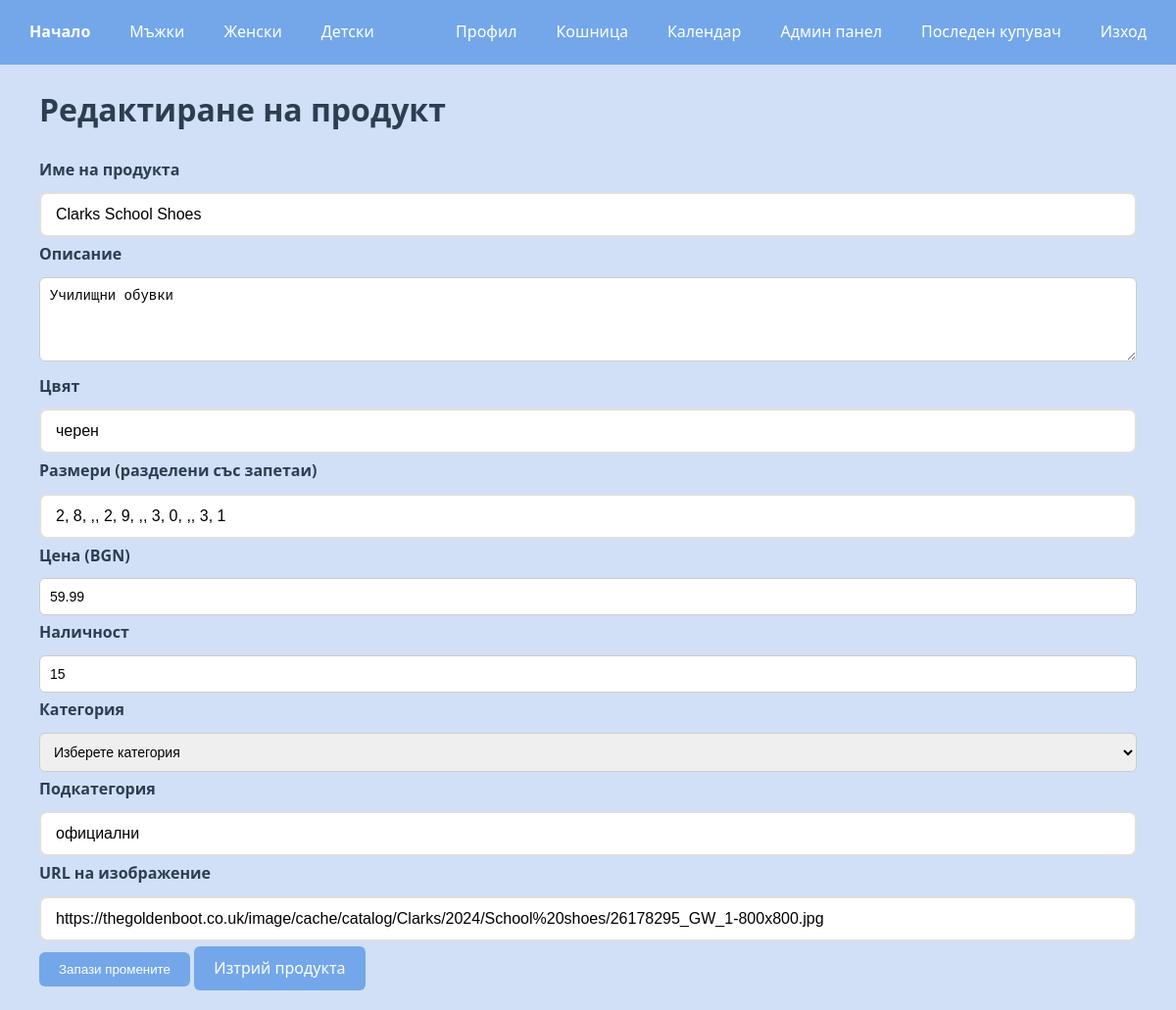
The page /catalog/edit/22 (signed in) on the database as committed earlier.
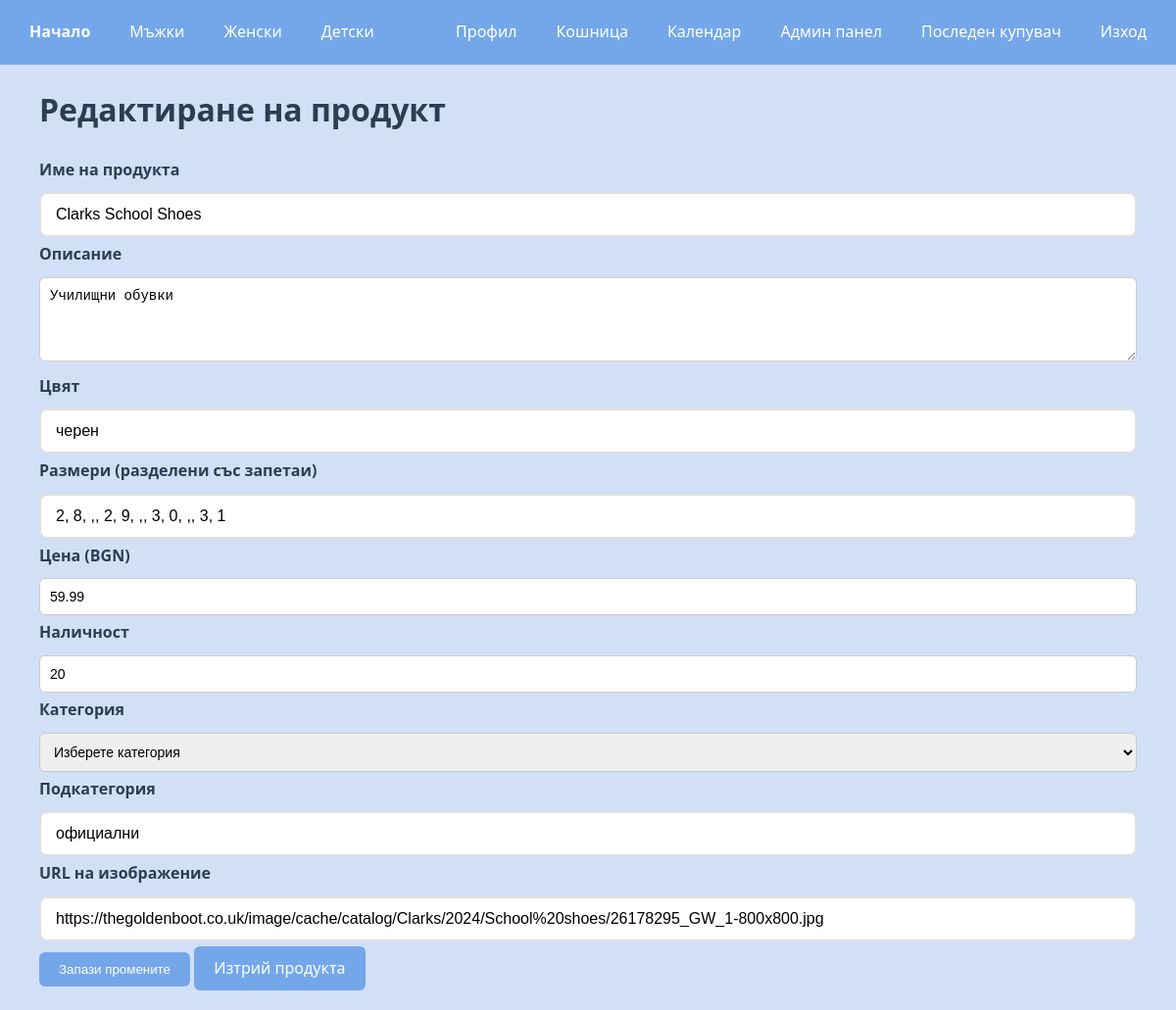
The same page on the database as committed later.
### services/catalog_service.py (models this page shows)
class Product(db.Model):
    __tablename__ = "products"
    id = db.Column(db.Integer, primary_key=True)
    name = db.Column(db.String(200), nullable=False)
    description = db.Column(db.Text)
    color = db.Column(db.String(50))
    sizes = db.Column(db.String(50))
    price = db.Column(db.Float, nullable=False)
    stock = db.Column(db.Integer, default=0)
    category = db.Column(db.String(100))
    subcategory = db.Column(db.String(100))
    image_url = db.Column(db.String(300), default="/static/images/default-shoe.png")
    reviews = db.relationship(
        "Review",
        back_populates="product",
        cascade="all, delete-orphan",
        lazy="dynamic"
    )

### controllers/catalog_controller.py (the view, shortened to what this page needs)
@catalog_bp.route("/edit/<int:product_id>", methods=["GET", "POST"])
def edit_product(product_id):
    if not is_admin():
        flash("Нямате достъп до редактиране на продукти.")
        return redirect(url_for("catalog.catalog"))
    product = catalog_service.get_product_by_id(product_id)
    if not product:
        flash("Продуктът не е намерен.")
        return redirect(url_for("catalog.catalog"))
    return render_template(
        "edit_product.html",
        product=product,
        is_admin=is_admin()
    )

### services/auth_service.py (called while the page is built)
def is_admin():
    return session.get("is_admin", False)

### services/catalog_service.py (called while the page is built)
def get_product_by_id(product_id):
    return Product.query.get(product_id)

### templates/edit_product.html (shortened to what this page needs)
{% extends "base.html" %}
{% block content %}
<div class="container">
    <h1>Редактиране на продукт</h1>
    <form action="{{ url_for('catalog.edit_product', product_id=product.id) }}" method="POST">
        <div class="form-group">
            <label for="name">Име на продукта</label>
            <input type="text" class="form-control" id="name" name="name" value="{{ product.name }}" required>
        </div>
        <div class="form-group">
            <label for="description">Описание</label>
            <textarea class="form-control" id="description" name="description" rows="4" required>{{ product.description }}</textarea>
        </div>
        <div class="form-group">
            <label for="color">Цвят</label>
            <input type="text" class="form-control" id="color" name="color" value="{{ product.color }}">
        </div>
        <div class="form-group">
            <label for="sizes">Размери (разделени със запетаи)</label>
            <input type="text" class="form-control" id="sizes" name="sizes" value="{{ product.sizes | join(', ') }}">
        </div>
        <div class="form-group">
            <label for="price">Цена (BGN)</label>
            <input type="number" class="form-control" id="price" name="price" step="0.01" value="{{ product.price }}" required>
        </div>
        <div class="form-group">
            <label for="stock">Наличност</label>
            <input type="number" class="form-control" id="stock" name="stock" value="{{ product.stock }}" required>
        </div>
        <div class="form-group">
            <label for="category">Категория</label>
            <select class="form-control" id="category" name="category" required>
                <option value="">Изберете категория</option>
            </select>
        </div>
        <div class="form-group">
            <label for="subcategory">Подкатегория</label>
            <input type="text" class="form-control" id="subcategory" name="subcategory" value="{{ product.subcategory }}">
        </div>
        <div class="form-group">
            <label for="image_url">URL на изображение</label>
            <input type="text" class="form-control" id="image_url" name="image_url" value="{{ product.image_url }}">
        </div>
        <div class="form-group mt-3">
            <button type="submit" class="btn btn-success">Запази промените</button>
            <a href="{{ url_for('catalog.delete_product', product_id=product.id) }}" class="btn btn-danger"
               onclick="return confirm('Сигурни ли сте, че искате да изтриете този продукт?');">Изтрий продукта</a>
        </div>
    </form>
</div>
{% endblock %}

Rows that differ between the two databases and show on the page:
changed Product "Clarks School Shoes": stock "15" → "20"
